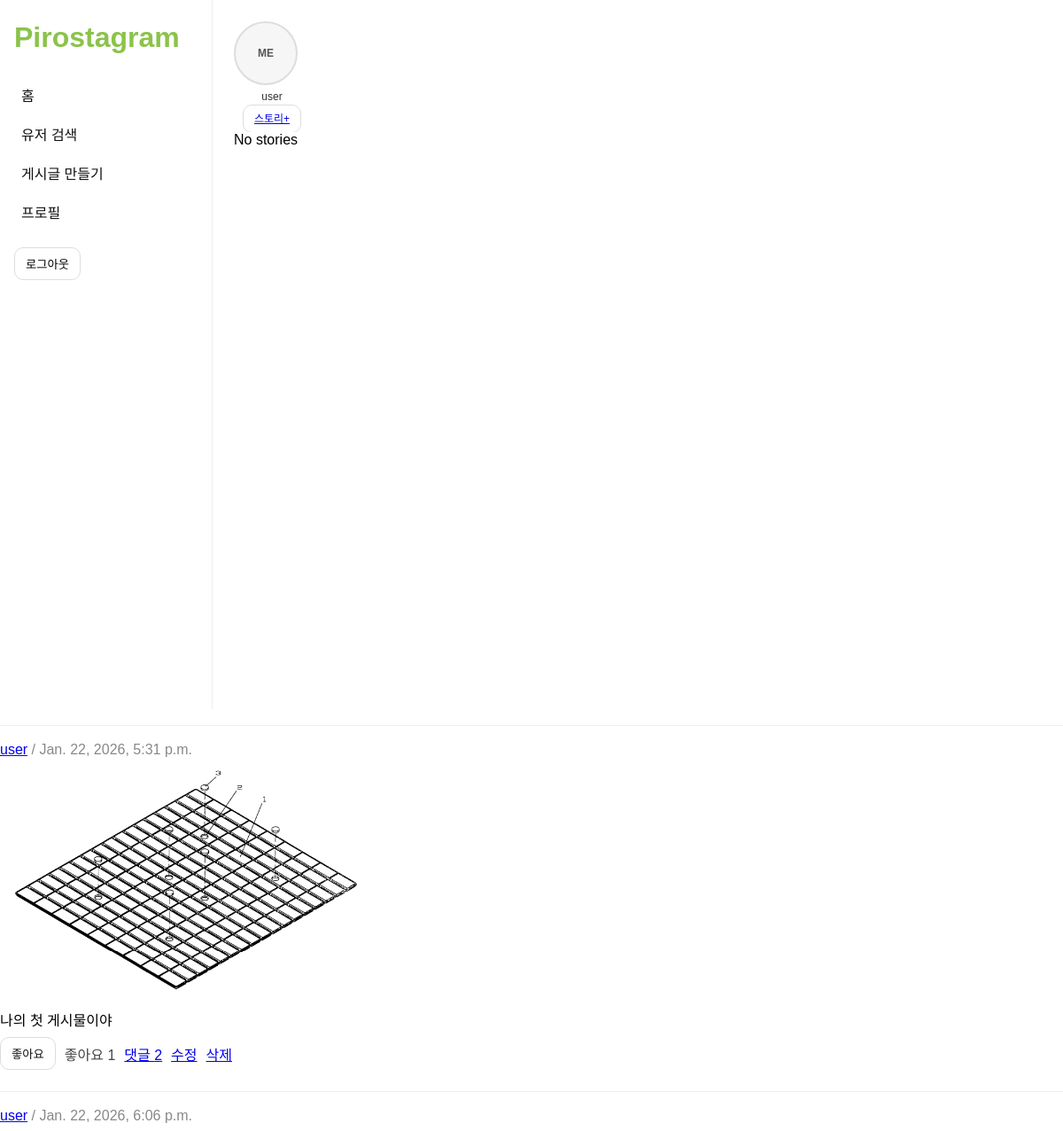
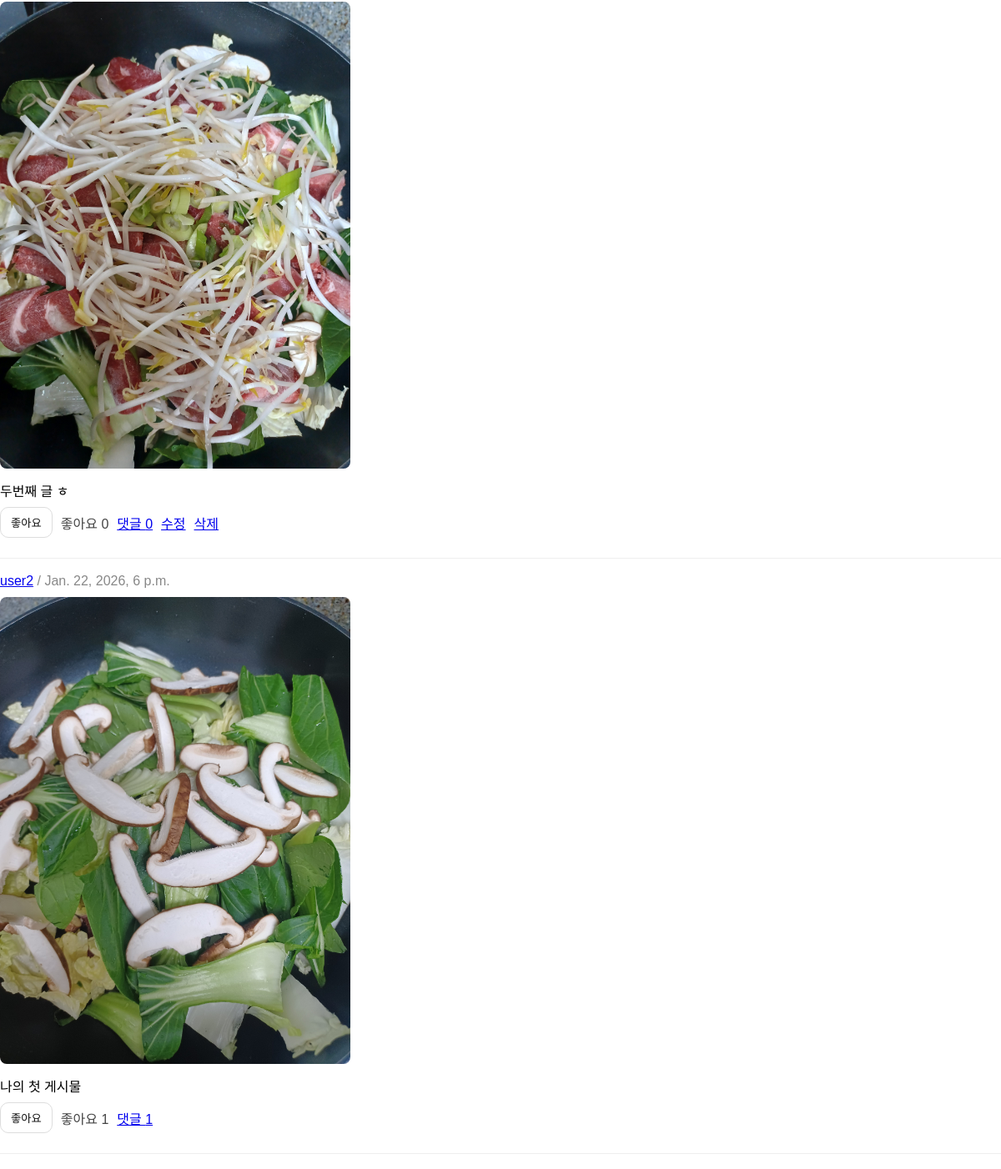
The app's page / (signed in) with its own data (2 pictures, top to bottom).
### posts/models.py (models this page shows, shortened)
class Post(models.Model):
    author = models.ForeignKey(settings.AUTH_USER_MODEL, on_delete=models.CASCADE, related_name="posts")
    image = models.ImageField(upload_to="posts/%Y/%m/%d/")
    content = models.TextField(blank=True)
    created_at = models.DateTimeField(auto_now_add=True)
    updated_at = models.DateTimeField(auto_now=True)
    class Meta:
        ordering = ["-created_at"]

### posts/views.py (the view)
# urls.py: path("", views.FeedView.as_view(), name="feed"),
class FeedView(LoginRequiredMixin, ListView):
    model = Post
    template_name = "posts/feed.html"
    context_object_name = "posts"
    def get_queryset(self):
        me = self.request.user
        following_ids = Follow.objects.filter(from_user=me).values_list("to_user_id", flat=True)
        qs = (
            Post.objects.filter(author_id__in=list(following_ids) + [me.id])
            .select_related("author")
            .annotate(
                likes_count=Count("likes", distinct=True),
                comments_count=Count("comments", distinct=True),
            )
        )
        return qs
    from .models import Story

### templates/posts/feed.html (shortened to what this page needs)
{% extends "base.html" %}
{% block content %}
<div class="storybar">
  <div class="story-item">
    {% if my_latest_story %}
      <a href="{% url 'posts:story_view' my_latest_story.id %}" style="text-decoration:none;">
        <div class="avatar-circle">ME</div>
      </a>
    {% else %}
      <a href="{% url 'posts:profile' user.username %}" style="text-decoration:none;">
        <div class="avatar-circle">ME</div>
      </a>
    {% endif %}
    <div style="margin-top:6px;">{{ user.username }}</div>
    <div style="margin-top:8px;">
      <a class="btn" href="{% url 'posts:story_create' %}">스토리+</a>
    </div>
  </div>
</div>
  {% for s in story_list %}
    {% if s.user_id != user.id %}
      <div class="story-item">
        <a href="{% url 'posts:story_view' s.id %}">
          <img class="avatar" src="https://via.placeholder.com/68?text={{ s.user.username|slice:":2" }}" alt="story">
        </a>
        <div style="margin-top:6px;">{{ s.user.username }}</div>
      </div>
    {% endif %}
  {% empty %}
    <span>No stories</span>
  {% endfor %}
</div>
<hr style="border:none; border-top:1px solid #eee; margin:18px 0;">
{% for post in posts %}
<div style="margin-bottom:24px;">
    <div>
        <a href="{% url 'posts:profile' post.author.username %}">{{ post.author.username }}</a>
        <span style="color:#888;"> / {{ post.created_at }}</span>
    </div>
    <div style="margin:10px 0;">
        <a href="{% url 'posts:detail' post.id %}">
            <img src="{{ post.image.url }}" alt="post" style="max-width:420px; border-radius:8px;">
        </a>
    </div>
    <div style="margin-bottom:8px;">{{ post.content }}</div>
    <div style="display:flex; gap:10px; align-items:center;">
        <form action="{% url 'posts:like_toggle' post.id %}" method="post">
            {% if post.id in liked_post_ids %}
            <button type="submit"
                style="background:#ff2d55; color:white; border:none; padding:8px 12px; border-radius:10px; cursor:pointer;">
                좋아요
            </button>
            {% else %}
            <button type="submit"
                style="background:white; color:#111; border:1px solid #ddd; padding:8px 12px; border-radius:10px; cursor:pointer;">
                좋아요
            </button>
            {% endif %}
        </form>
        <span style="color:#444;">좋아요 {{ post.likes_count }}</span>
        <a href="{% url 'posts:detail' post.id %}">댓글 {{ post.comments_count }}</a>
        {% if post.author == user %}
        <a href="{% url 'posts:update' post.id %}">수정</a>
        <a href="{% url 'posts:delete' post.id %}">삭제</a>
        {% endif %}
    </div>
</div>
<hr style="border:none; border-top:1px solid #eee; margin:18px 0;">
{% empty %}
<p>게시글이 없습니다.</p>
{% endfor %}
{% endblock %}

### templates/base.html (shortened to what this page needs)
<!doctype html>
<html>
<head>
</head>
<body>
  <div class="layout">
    <aside class="sidebar">
      <div class="brand">Pirostagram</div>
      <nav class="nav">
        <a href="{% url 'posts:feed' %}">홈</a>
        <a href="{% url 'posts:user_search' %}">유저 검색</a>
        <a href="{% url 'posts:create' %}">게시글 만들기</a>
        <a href="{% url 'posts:profile' user.username %}">프로필</a>
      </nav>
      <div style="margin-top:18px;">
        <form action="{% url 'logout' %}" method="post">
          <button class="btn" type="submit">로그아웃</button>
        </form>
      </div>
    </aside>
    <main class="main">
      {% block content %}{% endblock %}
</body>
</html>

### templates/base.html (style rules this page uses)
body { margin:0; font-family: Arial, sans-serif; }
.layout { display:flex; min-height:100vh; }
.sidebar { width:240px; border-right:1px solid #eee; padding:24px 16px; box-sizing:border-box; }
.brand { font-size:32px; font-weight:700; color:#8bc34a; margin-bottom:24px; }
.nav a { display:flex; gap:10px; align-items:center; padding:10px 8px; text-decoration:none; color:#111; border-radius:10px; }
.main { flex:1; padding:24px; box-sizing:border-box; }
.storybar { display:flex; gap:16px; align-items:flex-start; overflow-x:auto; padding-bottom:8px; }
.story-item { width:86px; text-align:center; font-size:12px; color:#333; flex:0 0 auto; }
.avatar-circle { width:68px; height:68px; border-radius:50%; border:2px solid #ddd; display:flex; align-items:center; justify-content:center; background:#f6f6f6; font-weight:700; color:#555; user-select:none; }
.btn { padding:8px 12px; border:1px solid #ddd; border-radius:10px; background:white; cursor:pointer; }

### records on screen
Post: author.username "user", created_at "Jan. 22, 2026, 5:31 p.m.", image (picture), content "나의 첫 게시물이야", shows "좋아요", likes_count "1", comments_count "2", shows "수정"
Post: author.username "user", created_at "Jan. 22, 2026, 6:06 p.m.", image (picture), content "두번째 글 ㅎ", shows "좋아요", likes_count "0", comments_count "0", shows "수정"
Post: author.username "user2", created_at "Jan. 22, 2026, 6 p.m.", image (picture), content "나의 첫 게시물", shows "좋아요", likes_count "1", comments_count "1"

### other values on screen
{{ user.username }} "user"
